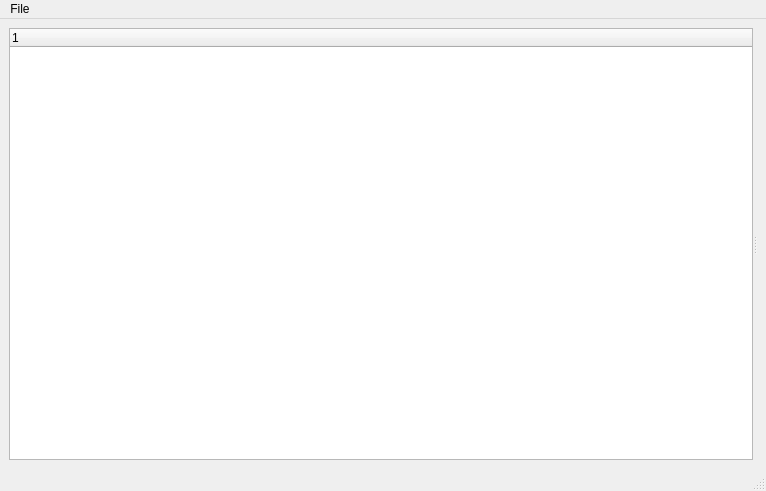
<?xml version="1.0" encoding="UTF-8"?>
<ui version="4.0">
 <class>MainWindow</class>
 <widget class="QMainWindow" name="MainWindow">
  <property name="geometry">
   <rect>
    <x>0</x>
    <y>0</y>
    <width>766</width>
    <height>491</height>
   </rect>
  </property>
  <property name="windowTitle">
   <string>MainWindow</string>
  </property>
  <widget class="QWidget" name="centralwidget">
   <layout class="QVBoxLayout" name="verticalLayout">
    <item>
     <widget class="QStackedWidget" name="mainStackedWidget">
      <property name="currentIndex">
       <number>1</number>
      </property>
      <widget class="QWidget" name="noPluginPage">
       <layout class="QVBoxLayout" name="verticalLayout_2">
        <item>
         <widget class="QLabel" name="noPluginMessageLabel">
          <property name="font">
           <font>
            <family>Arial</family>
            <pointsize>12</pointsize>
            <weight>75</weight>
            <bold>true</bold>
           </font>
          </property>
          <property name="text">
           <string>Choose File-&gt;Open... to select plugin</string>
          </property>
          <property name="alignment">
           <set>Qt::AlignCenter</set>
          </property>
         </widget>
        </item>
       </layout>
      </widget>
      <widget class="QWidget" name="explorePluginPage">
       <layout class="QHBoxLayout" name="horizontalLayout">
        <property name="spacing">
         <number>0</number>
        </property>
        <property name="leftMargin">
         <number>0</number>
        </property>
        <property name="topMargin">
         <number>0</number>
        </property>
        <property name="rightMargin">
         <number>0</number>
        </property>
        <property name="bottomMargin">
         <number>0</number>
        </property>
        <item>
         <widget class="QSplitter" name="splitter">
          <property name="orientation">
           <enum>Qt::Horizontal</enum>
          </property>
          <widget class="QTreeWidget" name="treeWidget">
           <column>
            <property name="text">
             <string notr="true">1</string>
            </property>
           </column>
          </widget>
          <widget class="QStackedWidget" name="overviewStackedWidget">
           <widget class="PluginOverviewPage" name="pluginOverviewPage"/>
           <widget class="SettingsPageViewPage" name="settingsPageViewPage"/>
          </widget>
         </widget>
        </item>
       </layout>
      </widget>
     </widget>
    </item>
   </layout>
  </widget>
  <widget class="QMenuBar" name="menubar">
   <property name="geometry">
    <rect>
     <x>0</x>
     <y>0</y>
     <width>766</width>
     <height>21</height>
    </rect>
   </property>
   <widget class="QMenu" name="menuFile">
    <property name="title">
     <string>File</string>
    </property>
    <addaction name="actionExit"/>
   </widget>
   <addaction name="menuFile"/>
  </widget>
  <widget class="QStatusBar" name="statusbar"/>
  <action name="actionExit">
   <property name="text">
    <string>Exit</string>
   </property>
  </action>
 </widget>
 <customwidgets>
  <customwidget>
   <class>PluginOverviewPage</class>
   <extends>QWidget</extends>
   <header>pluginoverviewpage.h</header>
   <container>1</container>
  </customwidget>
  <customwidget>
   <class>SettingsPageViewPage</class>
   <extends>QWidget</extends>
   <header>settingspageviewpage.h</header>
   <container>1</container>
  </customwidget>
 </customwidgets>
 <resources/>
 <connections>
  <connection>
   <sender>actionExit</sender>
   <signal>triggered()</signal>
   <receiver>MainWindow</receiver>
   <slot>close()</slot>
   <hints>
    <hint type="sourcelabel">
     <x>-1</x>
     <y>-1</y>
    </hint>
    <hint type="destinationlabel">
     <x>382</x>
     <y>245</y>
    </hint>
   </hints>
  </connection>
 </connections>
</ui>
